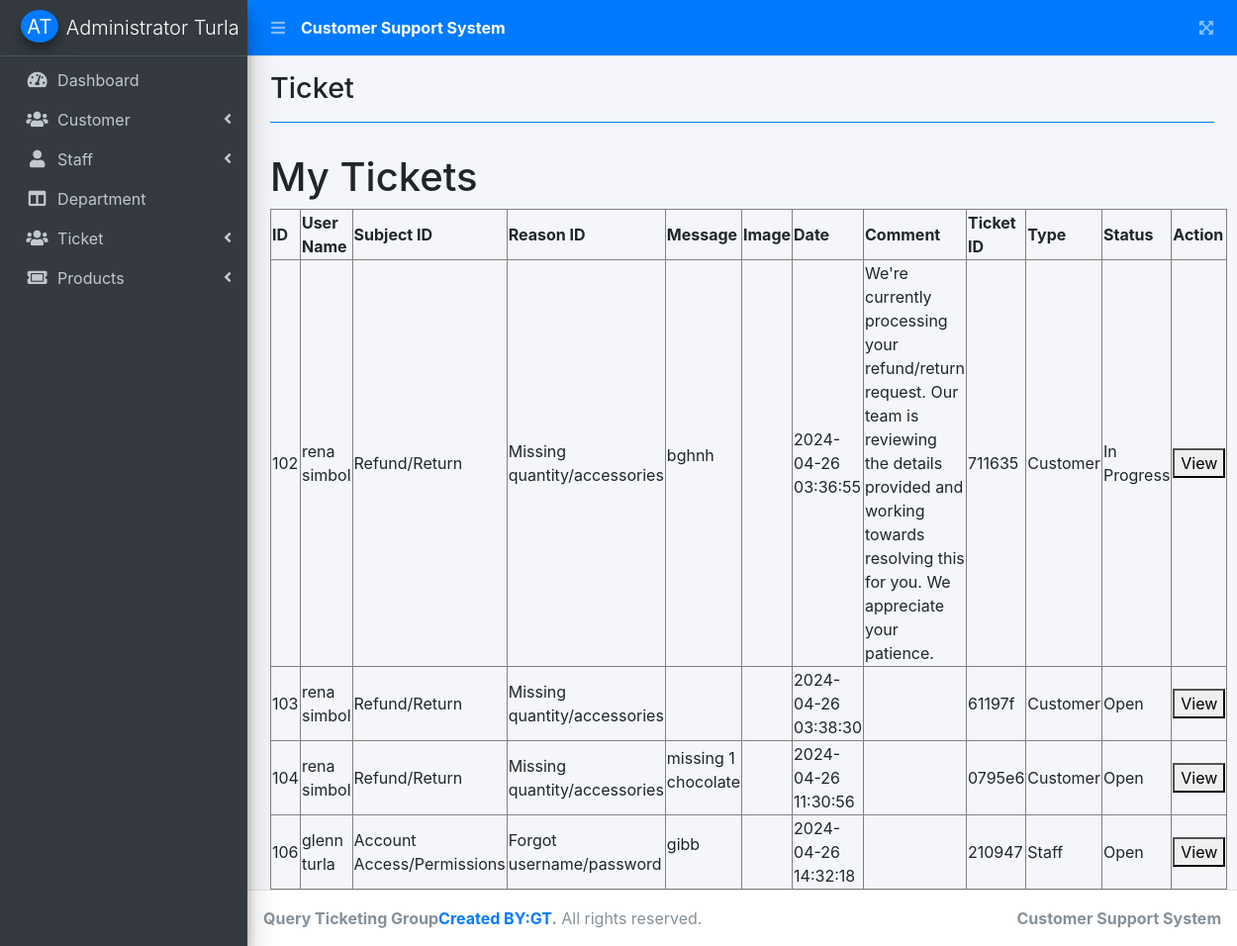
Screenshot of /index.php?page=ticket (signed in) with the database file from the repository.
### tables this page shows
CREATE TABLE `ticket` (
  `id` int(100) NOT NULL,
  `username` int(100) NOT NULL,
  `subject_id` int(100) NOT NULL,
  `reason_id` int(100) NOT NULL,
  `message` varchar(100) NOT NULL,
  `image` blob NOT NULL,
  `date` datetime DEFAULT current_timestamp(),
  `ticket_id` varchar(10) NOT NULL,
  `type` varchar(100) NOT NULL,
  `status` int(100) NOT NULL
);

CREATE TABLE `ticketsubject` (
  `id` int(100) NOT NULL,
  `subject` varchar(100) NOT NULL
);

CREATE TABLE `ticketmessage` (
  `id` int(100) NOT NULL,
  `subject_id` int(100) NOT NULL,
  `message` longtext NOT NULL
);

CREATE TABLE `staff` (
  `id` int(30) NOT NULL,
  `department_id` int(30) NOT NULL,
  `firstname` varchar(200) NOT NULL,
  `lastname` varchar(200) NOT NULL,
  `middlename` varchar(200) NOT NULL,
  `contact` varchar(100) NOT NULL,
  `address` text NOT NULL,
  `email` varchar(200) NOT NULL,
  `password` text NOT NULL,
  `date_created` datetime NOT NULL DEFAULT current_timestamp()
);

### ticket.php (the view, shortened to what this page needs)
<!DOCTYPE html>
<html lang="en">
<head>
    <link rel="stylesheet" href="https://stackpath.bootstrapcdn.com/bootstrap/4.5.2/css/bootstrap.min.css">
</head>
<body>
<?php
include 'db_connect.php';
function getStatusLabel($status) {
    switch ($status) {
         case 1:
            return 'Open';
        case 2:
            return 'In Progress';
    }
}
$sql = "SELECT t.*,
               CONCAT(c1.firstname, ' ', c1.lastname) AS customer_name,
               s.firstname AS staff_firstname,
               s.lastname AS staff_lastname,
               ts.subject AS subject,
               tm.message AS reason_message,
               c2.comment_id AS comment_id,
               tc.comment AS comment
        FROM ticket t
        LEFT JOIN customers c1 ON t.username = c1.id
        LEFT JOIN staff s ON t.type = 'Staff' AND t.username = s.id
        LEFT JOIN ticketsubject ts ON t.subject_id = ts.id
        LEFT JOIN (
            SELECT c.ticket_id, c.comment_id
            FROM comments c
            INNER JOIN (
                SELECT ticket_id, MAX(date) AS max_date
                FROM comments
                GROUP BY ticket_id
            ) c_max ON c.ticket_id = c_max.ticket_id AND c.date = c_max.max_date
        ) c2 ON t.ticket_id = c2.ticket_id
        LEFT JOIN ticketmessage tm ON t.reason_id = tm.id
        LEFT JOIN ticketcomment tc ON c2.comment_id = tc.id
        GROUP BY t.id";
$result = mysqli_query($conn, $sql);
if (!$result) {
    echo "Error: " . mysqli_error($conn);
} else {
    if (mysqli_num_rows($result) > 0) {
        echo "<h1>My Tickets</h1>";
        echo "<table border='1'>
                <tr>
                    <th>ID</th>
                    <th>User Name</th>
                    <th>Subject ID</th>
                    <th>Reason ID</th>
                    <th>Message</th>
                    <th>Image</th>
                    <th>Date</th>
                    <th>Comment</th>
                    <th>Ticket ID</th>
                    <th>Type</th>
                    <th>Status</th>
                    <th>Action</th>
                </tr>";
        while ($row = mysqli_fetch_assoc($result)) {
            echo "<tr>";
            echo "<td>" . $row['id'] . "</td>";
            echo "<td>" . ($row['staff_firstname'] ? $row['staff_firstname'] . ' ' . $row['staff_lastname'] : $row['customer_name']) . "</td>";
            echo "<td>" . $row['subject'] . "</td>";
            echo "<td>" . $row['reason_message'] . "</td>";
            echo "<td>" . $row['message'] . "</td>";
            echo "<td>" . $row['image'] . "</td>";
            echo "<td>" . $row['date'] . "</td>";
            echo "<td>" . $row['comment'] . "</td>";
            echo "<td>" . $row['ticket_id'] . "</td>";
            echo "<td>" . $row['type'] . "</td>";
            echo "<td>" . getStatusLabel($row['status']) . "</td>";
            echo "<td><button class='view-btn'
                      data-ticket-id='" . $row['ticket_id'] . "'
                      data-full-name='" . ($row['staff_firstname'] ? $row['staff_firstname'] . ' ' . $row['staff_lastname'] : $row['customer_name']) . "'
                      data-toggle='modal'
                      data-target='#ticketModal'>View</button></td>";
            echo "</tr>";
        }
        echo "</table>";
    } else {
        echo "No tickets found.";
    }
}
?>
</body>
</html>

### index.php (shortened to what this page needs)
<!DOCTYPE html>
<html lang="en">
<?php
	include 'header.php'
?>
<body class="hold-transition sidebar-mini layout-fixed layout-navbar-fixed layout-footer-fixed">
<div class="wrapper">
  <?php include 'topbar.php' ?>
  <?php include 'sidebar.php' ?>
  <div class="content-wrapper">
    <div class="content-header">
      <div class="container-fluid">
        <div class="row mb-2">
          <div class="col-sm-6">
            <h1 class="m-0"><?php echo $title ?></h1>
          </div>
        </div>
            <hr class="border-primary">
      </div>
    </div>
    <section class="content">
      <div class="container-fluid">
         <?php
          $page = isset($_GET['page']) ? $_GET['page'] : 'home';
          include $page.'.php';
          ?>
      </div>
    </section>
  </div>
  <footer class="main-footer">
    <strong>Query Ticketing Group<a href="">Created BY:GT</a>.</strong>
    All rights reserved.
    <div class="float-right d-none d-sm-inline-block">
      <b>Customer Support System</b>
    </div>
  </footer>
</div>
</body>
</html>

### header.php (shortened to what this page needs)
<head>
  <?php
  $title = isset($_GET['page']) ? ucwords(str_replace("_", ' ', $_GET['page'])) : "Home";
  ?>
  <link rel="stylesheet" href="assets/plugins/fontawesome-free/css/all.min.css">
  <link rel="stylesheet" href="assets/plugins/overlayScrollbars/css/OverlayScrollbars.min.css">
  <link rel="stylesheet" href="assets/plugins/datatables-bs4/css/dataTables.bootstrap4.min.css">
  <link rel="stylesheet" href="assets/plugins/datatables-responsive/css/responsive.bootstrap4.min.css">
  <link rel="stylesheet" href="assets/plugins/datatables-buttons/css/buttons.bootstrap4.min.css">
  <link rel="stylesheet" href="assets/plugins/select2/css/select2.min.css">
  <link rel="stylesheet" href="assets/plugins/select2-bootstrap4-theme/select2-bootstrap4.min.css">
  <link rel="stylesheet" href="assets/plugins/sweetalert2-theme-bootstrap-4/bootstrap-4.min.css">
  <link rel="stylesheet" href="assets/plugins/toastr/toastr.min.css">
  <link rel="stylesheet" href="assets/dist/css/adminlte.min.css">
  <link rel="stylesheet" href="assets/dist/css/styles.css">
  <link rel="stylesheet" href="assets/plugins/summernote/summernote-bs4.min.css">
</head>

### topbar.php
<nav class="main-header navbar navbar-expand navbar-primary navbar-dark ">
  <ul class="navbar-nav">
    <li class="nav-item">
      <a class="nav-link" data-widget="pushmenu" href="#" role="button"><i class="fas fa-bars"></i></a>
    </li>
    <li>
      <a class="nav-link text-white"  href="./" role="button"> <large><b>Customer Support System</b></large></a>
    </li>
  </ul>
  <ul class="navbar-nav ml-auto">
    <li class="nav-item">
      <a class="nav-link" data-widget="fullscreen" href="#" role="button">
        <i class="fas fa-expand-arrows-alt"></i>
      </a>
    </li>
  </ul>
</nav>

### sidebar.php (shortened to what this page needs)
<aside class="main-sidebar sidebar-dark-primary elevation-4">
  <div class="dropdown">
 	<a href="javascript:void(0)" class="brand-link dropdown-toggle" data-toggle="dropdown" aria-expanded="true">
      <span class="brand-image img-circle elevation-3 d-flex justify-content-center align-items-center bg-primary text-white font-weight-500" style="width: 38px;height:50px"><?php echo strtoupper(substr($_SESSION['login_firstname'], 0,1).substr($_SESSION['login_lastname'], 0,1)) ?></span>
      <span class="brand-text font-weight-light"><?php echo ucwords($_SESSION['login_firstname'].' '.$_SESSION['login_lastname']) ?></span>
    </a>
  </div>
  <div class="sidebar">
    <nav class="mt-2">
      <ul class="nav nav-pills nav-sidebar flex-column nav-flat" data-widget="treeview" role="menu" data-accordion="false">
        <li class="nav-item dropdown">
          <a href="./" class="nav-link nav-home">
            <i class="nav-icon fas fa-tachometer-alt"></i>
            <p>
              Dashboard
            </p>
          </a>
        </li>
      <?php if($_SESSION['login_type'] == 1): ?>
        <li class="nav-item">
          <a href="#" class="nav-link nav-edit_customer">
            <i class="nav-icon fas fa-users"></i>
            <p>
              Customer
              <i class="right fas fa-angle-left"></i>
            </p>
          </a>
        </li>
        <li class="nav-item">
          <a href="#" class="nav-link nav-edit_staff">
            <i class="nav-icon fas fa-user"></i>
            <p>
              Staff
              <i class="right fas fa-angle-left"></i>
            </p>
          </a>
        </li>
        <li class="nav-item">
          <a href="./index.php?page=department_list" class="nav-link nav-department_list">
            <i class="nav-icon fas fa-columns"></i>
            <p>
              Department
            </p>
          </a>
        </li>
        <li class="nav-item">
          <a href="#" class="nav-link nav-edit_customer">
            <i class="nav-icon fas fa-users"></i>
            <p>
              Ticket
              <i class="right fas fa-angle-left"></i>
            </p>
          </a>
        </li>
        <li class="nav-item">
          <a href="#" class="nav-link nav-edit_ticket nav-view_ticket">
            <i class="nav-icon fas fa-ticket-alt"></i>
            <p>
              Products
              <i class="right fas fa-angle-left"></i>
            </p>
          </a>
      <?php endif; ?>
        </li>
      </ul>
    </nav>
  </div>
</aside>

### rows the page displays
ticket: id "102", customer_name "rena simbol", ticketsubject.subject "Refund/Return", ticketmessage.message "Missing quantity/accessories", message "bghnh", date "2024-04-26 03:36:55", comment "We're currently processing your refund/return request. Our team is reviewing the details provided and working towards resolving this for you. We appreciate your patience.", ticket "711635", type "Customer", status "In Progress"
ticket: id "103", customer_name "rena simbol", ticketsubject.subject "Refund/Return", ticketmessage.message "Missing quantity/accessories", date "2024-04-26 03:38:30", ticket "61197f", type "Customer", status "Open"
ticket: id "104", customer_name "rena simbol", ticketsubject.subject "Refund/Return", ticketmessage.message "Missing quantity/accessories", message "missing 1 chocolate", date "2024-04-26 11:30:56", ticket "0795e6", type "Customer", status "Open"
ticket: id "106", staff.firstname "glenn", staff.lastname "turla", ticketsubject.subject "Account Access/Permissions", ticketmessage.message "Forgot username/password", message "gibb", date "2024-04-26 14:32:18", ticket "210947", type "Staff", status "Open"

### other values shown
$_SESSION['login_firstname'].' '.$_SESSION['login_lastname'] "Administrator Turla"
$title "Ticket"
